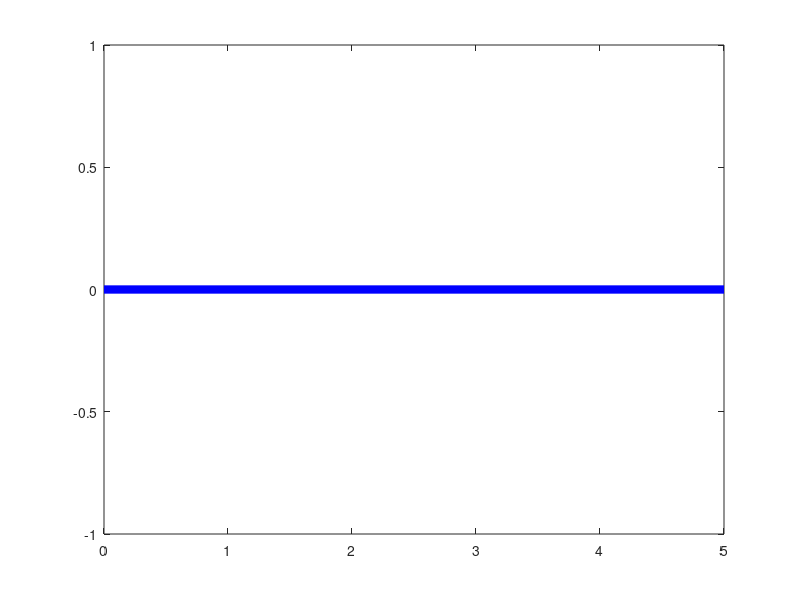

The MATLAB source for this figure: (Note: this script raises an error after producing the figure.)
%% Planar2
clear all
close all
%Dibujar robot en posición "home" articulaciones=0
figure('Name','Origen')
x1 = [0 5];
y1 = [0 0];
e1=plot(x1,y1,'-','Color','b','LineWidth',6)
e1.Color(4) = 0.25;
axis equal
grid on
hold on
x1 = [5 10];
y1 = [0 0];
e2=plot(x1,y1,'-','Color','k','LineWidth',6)
e2.Color(4) = 0.25;
W=SE2()
trplot(W, 'frame', 'W', 'color', 'k')
S1=SE2(5,0)
tranimate(S1,'cleanup')
trplot(S1, 'frame', 'S1', 'color', 'r')
S2=SE2(10,0)
tranimate(S2,'cleanup')
trplot(S2, 'frame', 'S2', 'color', 'g')
%pause()
%% q1 a 25 grados q2 a 0
figure('name','q1=25,q2=0')
aux1=SE2(0,0,25,'deg')
aux2=SE2(5,0,0,'deg')
auxs1=aux1*aux2
or=auxs1.t
x1 = [0 or(1)];
y1 = [0 or(2)];
e1=plot(x1,y1,'-','Color','b','LineWidth',6)
e1.Color(4) = 0.25;
axis equal
grid on 
hold on
aux3=SE2(0,0,0,'deg')
aux4=SE2(5,0,0,'deg')
auxs2=aux1*aux2*aux3*aux4
or2=auxs2.t
x1 = [or(1) or2(1)];
y1 = [or(2) or2(2)];
e2=plot(x1,y1,'-','Color','k','LineWidth',6)
e2.Color(4) = 0.25;
W=SE2()
trplot(W, 'frame', 'W', 'color', 'k')
S1=SE2(5,0)
tranimate(auxs1,'cleanup')
trplot(auxs1, 'frame', 'S1', 'color', 'r')
S2=SE2(10,0)
tranimate(auxs2,'cleanup')
trplot(auxs2, 'frame', 'S2', 'color', 'g')
%%